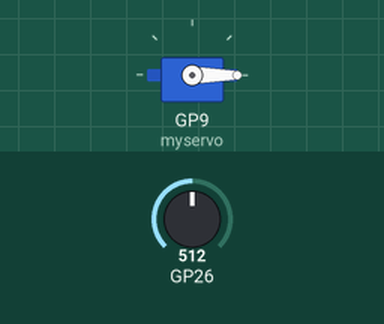
The sketch below on a simulated Raspberry Pi Pico. Parts: servo. The test bench sets the inputs (shaded band); at power-on: GP26 = 512.

Above: at 1.3 s.
1.4 s: GP26 set to 212
2.9 s: GP26 set to 182
At 4.2 s:
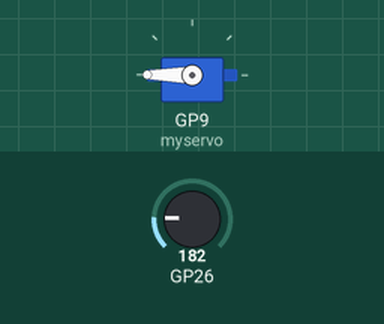
4.5 s: GP26 set to 210
At 5.5 s:
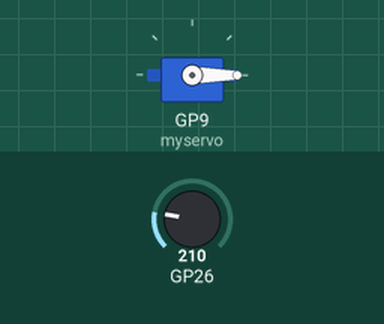
6.0 s: GP26 set to 190
At 6.7 s:
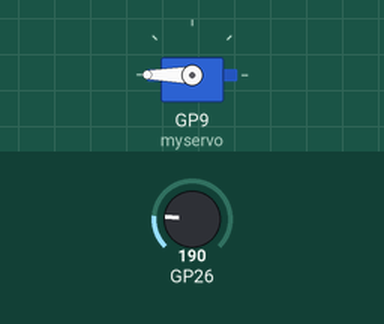
Timing chart, 0 to 8.5 s (numbered marks = the images above; inputs shaded):
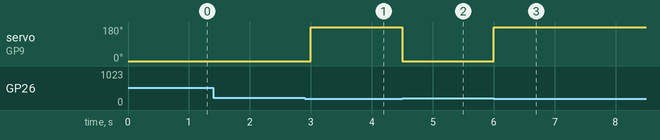

The sketch:

Smart_window.ino
```cpp
/*
 * Keyes 42 in 1 Starter Kit for Raspberry Pi Pico
 * lesson 52
 * smart window
*/
#include <Servo.h>//导入舵机的库文件
int item = 0;//存放水滴传感器输出的模拟值的变量
Servo myservo;//定义一个舵机类实例

void setup(){
  myservo.attach(9);//舵机接数字口9
}

void loop(){
  item = analogRead(26);//水滴传感器接模拟口GP26
  if (item > 200) {//模拟值大于200
    myservo.write(0);//关窗
    delay(500);//给舵机一定的时间转动
  } else {//没下雨
    myservo.write(180);//开窗
    delay(500);//延时500ms
  }

}
```

Measured:
- the behaviour switches between 201 and 200 on GP26 (found by bisection; images 0 and 1)
- after the input at 1.4 s, every drawn part: stays the same
- after the input at 2.9 s, servo on GP9 (myservo): 0° → 180° after 0.10 s
- after the input at 4.5 s, servo on GP9 (myservo): 180° → 0° at once
- after the input at 6.0 s, servo on GP9 (myservo): 0° → 180° at once
